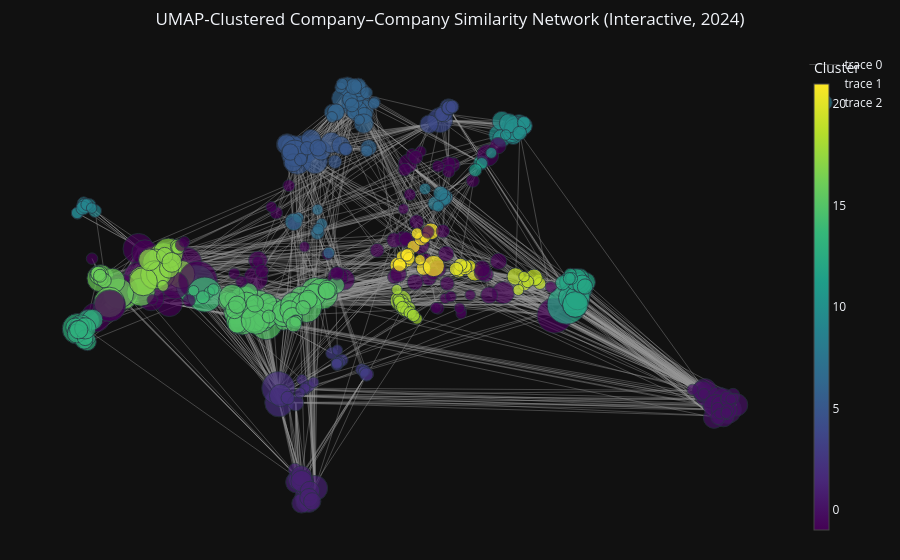

Here is the notebook cell this chart was saved with:
### Code cell
import plotly.graph_objects as go

if H_cc.number_of_nodes() > 0:

    # ----------------------
    # Prepare edge drawing
    # ----------------------
    edge_x, edge_y = [], []
    edge_hover_x, edge_hover_y, edge_hover_text = [], [], []

    for u, v, d in H_cc.edges(data=True):
        x0, y0 = pos_umap[u]
        x1, y1 = pos_umap[v]

        edge_x += [x0, x1, None]
        edge_y += [y0, y1, None]

        edge_hover_x.append((x0 + x1) / 2)
        edge_hover_y.append((y0 + y1) / 2)
        edge_hover_text.append(
            f"<b>{G.nodes[u]['label']}</b> ↔ <b>{G.nodes[v]['label']}</b><br>"
            f"Weight = {d['weight']:.4f}"
        )

    edge_trace = go.Scatter(
        x=edge_x, y=edge_y,
        mode="lines",
        hoverinfo="none",
        line=dict(width=0.4, color="#999"),
    )

    edge_hover_trace = go.Scatter(
        x=edge_hover_x,
        y=edge_hover_y,
        mode="markers",
        hoverinfo="text",
        marker=dict(size=5, color="rgba(0,0,0,0)"),
        text=edge_hover_text,
    )

    # ----------------------
    # Prepare nodes
    # ----------------------
    node_x = []
    node_y = []
    node_text = []
    node_color = []
    node_size = []

    deg = dict(H_cc.degree())
    max_deg = max(deg.values()) if deg else 1

    for n in H_cc.nodes():
        x, y = pos_umap[n]
        node_x.append(x)
        node_y.append(y)

        # Hover text
        node_text.append(
            f"<b>{G.nodes[n]['label']}</b><br>"
            f"Symbol: {n}<br>"
            f"Degree: {deg[n]}<br>"
            f"Cluster: {company_docs.set_index('symbol').loc[n, 'cluster']}"
        )

        node_color.append(company_docs.set_index("symbol").loc[n, "cluster"])
        node_size.append(10 + 30 * (deg[n] / max_deg))

    node_trace = go.Scatter(
        x=node_x,
        y=node_y,
        mode="markers",
        hoverinfo="text",
        text=node_text,
        marker=dict(
            size=node_size,
            color=node_color,
            colorscale="Viridis",
            showscale=True,
            colorbar=dict(
                title="Cluster",
                thickness=15,
            ),
            line_width=1
        )
    )

    # ----------------------
    # Final figure
    # ----------------------
    fig = go.Figure(
        data=[edge_trace, edge_hover_trace, node_trace],
        layout=go.Layout(
            title="UMAP-Clustered Company–Company Similarity Network (Interactive, 2024)",
            title_x=0.5,
            hovermode="closest",
            margin=dict(b=20, l=20, r=20, t=50),
            xaxis=dict(showgrid=False, zeroline=False, showticklabels=False),
            yaxis=dict(showgrid=False, zeroline=False, showticklabels=False),
        )
    )

    fig.show()

else:
    print("No edges available.")

### Figure 1 — Plotly figure (JSON) as saved in the notebook; plotly's stock layout.template omitted (floating-point values rounded to 4 significant figures; data arrays with more than 128 entries replaced by an {"elided": "..."} marker saying what was removed)
{"data": [{"hoverinfo": "none", "line": {"color": "#999", "width": 0.4}, "mode": "lines", "x": {"elided": "10299 float values"}, "y": {"elided": "10299 float values"}, "type": "scatter"}, {"hoverinfo": "text", "marker": {"color": "rgba(0,0,0,0)", "size": 5}, "mode": "markers", "text": {"elided": "3433 str values"}, "x": {"elided": "3433 float values"}, "y": {"elided": "3433 float values"}, "type": "scatter"}, {"hoverinfo": "text", "marker": {"color": {"elided": "447 int values"}, "colorbar": {"thickness": 15, "title": {"text": "Cluster"}}, "colorscale": [[0.0, "#440154"], [0.1111, "#482878"], [0.2222, "#3e4989"], [0.3333, "#31688e"], [0.4444, "#26828e"], [0.5556, "#1f9e89"], [0.6667, "#35b779"], [0.7778, "#6ece58"], [0.8889, "#b5de2b"], [1.0, "#fde725"]], "line": {"width": 1}, "showscale": true, "size": {"elided": "447 float values"}}, "mode": "markers", "text": {"elided": "447 str values"}, "x": {"elided": "447 float values"}, "y": {"elided": "447 float values"}, "type": "scatter"}], "layout": {"hovermode": "closest", "margin": {"b": 20, "l": 20, "r": 20, "t": 50}, "title": {"text": "UMAP-Clustered Company–Company Similarity Network (Interactive, 2024)", "x": 0.5}, "xaxis": {"showgrid": false, "showticklabels": false, "zeroline": false}, "yaxis": {"showgrid": false, "showticklabels": false, "zeroline": false}}}
